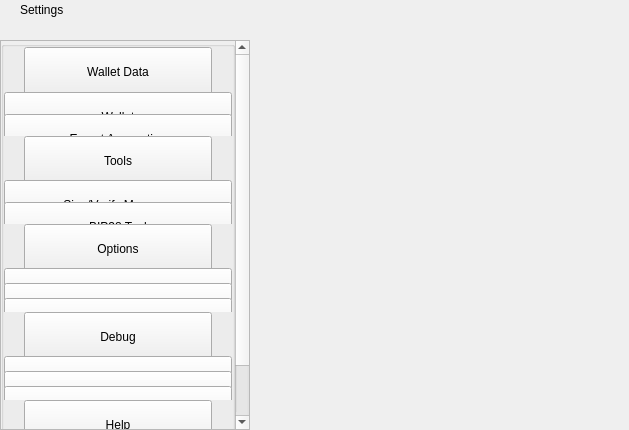
<?xml version="1.0" encoding="UTF-8"?>
<ui version="4.0">
 <class>SettingsWidget</class>
 <widget class="QWidget" name="SettingsWidget">
  <property name="geometry">
   <rect>
    <x>0</x>
    <y>0</y>
    <width>629</width>
    <height>430</height>
   </rect>
  </property>
  <property name="windowTitle">
   <string notr="true">N/A</string>
  </property>
  <layout class="QHBoxLayout" name="horizontalLayout" stretch="1,2">
   <property name="spacing">
    <number>0</number>
   </property>
   <property name="leftMargin">
    <number>0</number>
   </property>
   <property name="topMargin">
    <number>0</number>
   </property>
   <property name="rightMargin">
    <number>0</number>
   </property>
   <property name="bottomMargin">
    <number>0</number>
   </property>
   <item>
    <widget class="QWidget" name="left" native="true">
     <property name="minimumSize">
      <size>
       <width>250</width>
       <height>0</height>
      </size>
     </property>
     <layout class="QVBoxLayout" name="verticalLayout">
      <property name="leftMargin">
       <number>0</number>
      </property>
      <property name="topMargin">
       <number>0</number>
      </property>
      <property name="rightMargin">
       <number>0</number>
      </property>
      <property name="bottomMargin">
       <number>0</number>
      </property>
      <item>
       <layout class="QVBoxLayout" name="verticalLayout_1">
        <property name="spacing">
         <number>0</number>
        </property>
        <item>
         <widget class="QWidget" name="titleMenuList" native="true">
          <property name="maximumSize">
           <size>
            <width>16777215</width>
            <height>30</height>
           </size>
          </property>
          <layout class="QHBoxLayout" name="horizontalLayout_1">
           <property name="spacing">
            <number>0</number>
           </property>
           <property name="leftMargin">
            <number>20</number>
           </property>
           <property name="topMargin">
            <number>0</number>
           </property>
           <property name="rightMargin">
            <number>20</number>
           </property>
           <property name="bottomMargin">
            <number>0</number>
           </property>
           <item>
            <widget class="QLabel" name="labelTitle">
             <property name="text">
              <string>Settings</string>
             </property>
            </widget>
           </item>
           <item>
            <spacer name="horizontalSpacer">
             <property name="orientation">
              <enum>Qt::Horizontal</enum>
             </property>
             <property name="sizeHint" stdset="0">
              <size>
               <width>40</width>
               <height>20</height>
              </size>
             </property>
            </spacer>
           </item>
          </layout>
         </widget>
        </item>
        <item>
         <spacer name="verticalSpacer_2">
          <property name="orientation">
           <enum>Qt::Vertical</enum>
          </property>
          <property name="sizeType">
           <enum>QSizePolicy::Fixed</enum>
          </property>
          <property name="sizeHint" stdset="0">
           <size>
            <width>20</width>
            <height>20</height>
           </size>
          </property>
         </spacer>
        </item>
        <item>
         <layout class="QVBoxLayout" name="verticalLayout_2">
          <item>
           <widget class="QScrollArea" name="scrollArea">
            <property name="sizePolicy">
             <sizepolicy hsizetype="Expanding" vsizetype="MinimumExpanding">
              <horstretch>0</horstretch>
              <verstretch>0</verstretch>
             </sizepolicy>
            </property>
            <property name="styleSheet">
             <string notr="true"/>
            </property>
            <property name="horizontalScrollBarPolicy">
             <enum>Qt::ScrollBarAlwaysOff</enum>
            </property>
            <property name="sizeAdjustPolicy">
             <enum>QAbstractScrollArea::AdjustIgnored</enum>
            </property>
            <property name="widgetResizable">
             <bool>true</bool>
            </property>
            <property name="alignment">
             <set>Qt::AlignLeading|Qt::AlignLeft|Qt::AlignTop</set>
            </property>
            <widget class="QWidget" name="scrollAreaWidgetContents">
             <property name="geometry">
              <rect>
               <x>0</x>
               <y>-68</y>
               <width>230</width>
               <height>452</height>
              </rect>
             </property>
             <property name="sizePolicy">
              <sizepolicy hsizetype="Preferred" vsizetype="MinimumExpanding">
               <horstretch>0</horstretch>
               <verstretch>0</verstretch>
              </sizepolicy>
             </property>
             <property name="maximumSize">
              <size>
               <width>16777215</width>
               <height>650</height>
              </size>
             </property>
             <property name="autoFillBackground">
              <bool>true</bool>
             </property>
             <layout class="QVBoxLayout" name="verticalLayout_3">
              <property name="spacing">
               <number>0</number>
              </property>
              <property name="sizeConstraint">
               <enum>QLayout::SetDefaultConstraint</enum>
              </property>
              <property name="leftMargin">
               <number>0</number>
              </property>
              <property name="topMargin">
               <number>0</number>
              </property>
              <property name="rightMargin">
               <number>0</number>
              </property>
              <property name="bottomMargin">
               <number>0</number>
              </property>
              <item>
               <layout class="QVBoxLayout" name="verticalLayout_4">
                <property name="spacing">
                 <number>0</number>
                </property>
                <item alignment="Qt::AlignTop">
                 <widget class="QGroupBox" name="groupBox">
                  <property name="sizePolicy">
                   <sizepolicy hsizetype="Preferred" vsizetype="MinimumExpanding">
                    <horstretch>0</horstretch>
                    <verstretch>0</verstretch>
                   </sizepolicy>
                  </property>
                  <property name="maximumSize">
                   <size>
                    <width>16777215</width>
                    <height>450</height>
                   </size>
                  </property>
                  <property name="title">
                   <string/>
                  </property>
                  <layout class="QVBoxLayout" name="verticalLayout_5">
                   <property name="spacing">
                    <number>0</number>
                   </property>
                   <property name="leftMargin">
                    <number>0</number>
                   </property>
                   <property name="topMargin">
                    <number>0</number>
                   </property>
                   <property name="rightMargin">
                    <number>0</number>
                   </property>
                   <property name="bottomMargin">
                    <number>0</number>
                   </property>
                   <item>
                    <widget class="QWidget" name="menuFileContainer" native="true">
                     <property name="maximumSize">
                      <size>
                       <width>16777215</width>
                       <height>160</height>
                      </size>
                     </property>
                     <layout class="QHBoxLayout" name="horizontalLayout_2">
                      <property name="spacing">
                       <number>0</number>
                      </property>
                      <property name="leftMargin">
                       <number>20</number>
                      </property>
                      <property name="topMargin">
                       <number>0</number>
                      </property>
                      <property name="rightMargin">
                       <number>20</number>
                      </property>
                      <property name="bottomMargin">
                       <number>0</number>
                      </property>
                      <item alignment="Qt::AlignTop">
                       <widget class="QPushButton" name="pushButtonFile">
                        <property name="minimumSize">
                         <size>
                          <width>0</width>
                          <height>50</height>
                         </size>
                        </property>
                        <property name="maximumSize">
                         <size>
                          <width>16777215</width>
                          <height>50</height>
                         </size>
                        </property>
                        <property name="focusPolicy">
                         <enum>Qt::NoFocus</enum>
                        </property>
                        <property name="text">
                         <string>Wallet Data</string>
                        </property>
                        <property name="checkable">
                         <bool>true</bool>
                        </property>
                        <property name="autoExclusive">
                         <bool>false</bool>
                        </property>
                       </widget>
                      </item>
                     </layout>
                    </widget>
                   </item>
                   <item>
                    <widget class="QWidget" name="fileButtonsWidget" native="true">
                     <property name="maximumSize">
                      <size>
                       <width>16777215</width>
                       <height>165</height>
                      </size>
                     </property>
                     <layout class="QVBoxLayout" name="verticalLayout_6">
                      <property name="spacing">
                       <number>0</number>
                      </property>
                      <property name="leftMargin">
                       <number>0</number>
                      </property>
                      <property name="topMargin">
                       <number>0</number>
                      </property>
                      <property name="rightMargin">
                       <number>0</number>
                      </property>
                      <property name="bottomMargin">
                       <number>0</number>
                      </property>
                      <item>
                       <widget class="QPushButton" name="pushButtonFile2">
                        <property name="minimumSize">
                         <size>
                          <width>0</width>
                          <height>50</height>
                         </size>
                        </property>
                        <property name="maximumSize">
                         <size>
                          <width>16777215</width>
                          <height>50</height>
                         </size>
                        </property>
                        <property name="focusPolicy">
                         <enum>Qt::NoFocus</enum>
                        </property>
                        <property name="text">
                         <string>Wallet</string>
                        </property>
                        <property name="checkable">
                         <bool>true</bool>
                        </property>
                        <property name="autoExclusive">
                         <bool>false</bool>
                        </property>
                       </widget>
                      </item>
                      <item>
                       <widget class="QPushButton" name="pushButtonExportCsv">
                        <property name="minimumSize">
                         <size>
                          <width>0</width>
                          <height>50</height>
                         </size>
                        </property>
                        <property name="maximumSize">
                         <size>
                          <width>16777215</width>
                          <height>50</height>
                         </size>
                        </property>
                        <property name="focusPolicy">
                         <enum>Qt::NoFocus</enum>
                        </property>
                        <property name="text">
                         <string>Export Accounting</string>
                        </property>
                        <property name="checkable">
                         <bool>true</bool>
                        </property>
                        <property name="autoExclusive">
                         <bool>false</bool>
                        </property>
                       </widget>
                      </item>
                     </layout>
                    </widget>
                   </item>
                   <item>
                    <widget class="QWidget" name="menuToolsContainer" native="true">
                     <property name="maximumSize">
                      <size>
                       <width>16777215</width>
                       <height>160</height>
                      </size>
                     </property>
                     <layout class="QHBoxLayout" name="horizontalLayout_3">
                      <property name="spacing">
                       <number>0</number>
                      </property>
                      <property name="leftMargin">
                       <number>20</number>
                      </property>
                      <property name="topMargin">
                       <number>0</number>
                      </property>
                      <property name="rightMargin">
                       <number>20</number>
                      </property>
                      <property name="bottomMargin">
                       <number>0</number>
                      </property>
                      <item alignment="Qt::AlignTop">
                       <widget class="QPushButton" name="pushButtonConfiguration">
                        <property name="minimumSize">
                         <size>
                          <width>0</width>
                          <height>50</height>
                         </size>
                        </property>
                        <property name="maximumSize">
                         <size>
                          <width>16777215</width>
                          <height>50</height>
                         </size>
                        </property>
                        <property name="focusPolicy">
                         <enum>Qt::NoFocus</enum>
                        </property>
                        <property name="text">
                         <string>Tools</string>
                        </property>
                        <property name="checkable">
                         <bool>true</bool>
                        </property>
                        <property name="autoExclusive">
                         <bool>false</bool>
                        </property>
                       </widget>
                      </item>
                     </layout>
                    </widget>
                   </item>
                   <item>
                    <widget class="QWidget" name="configurationButtonsWidget" native="true">
                     <property name="maximumSize">
                      <size>
                       <width>16777215</width>
                       <height>105</height>
                      </size>
                     </property>
                     <layout class="QVBoxLayout" name="verticalLayout_7">
                      <property name="spacing">
                       <number>0</number>
                      </property>
                      <property name="leftMargin">
                       <number>0</number>
                      </property>
                      <property name="topMargin">
                       <number>0</number>
                      </property>
                      <property name="rightMargin">
                       <number>0</number>
                      </property>
                      <property name="bottomMargin">
                       <number>0</number>
                      </property>
                      <item>
                       <widget class="QPushButton" name="pushButtonConfiguration4">
                        <property name="minimumSize">
                         <size>
                          <width>0</width>
                          <height>50</height>
                         </size>
                        </property>
                        <property name="maximumSize">
                         <size>
                          <width>16777215</width>
                          <height>50</height>
                         </size>
                        </property>
                        <property name="focusPolicy">
                         <enum>Qt::NoFocus</enum>
                        </property>
                        <property name="text">
                         <string>Sign/Verify Message</string>
                        </property>
                        <property name="checkable">
                         <bool>true</bool>
                        </property>
                        <property name="autoExclusive">
                         <bool>false</bool>
                        </property>
                       </widget>
                      </item>
                      <item>
                       <widget class="QPushButton" name="pushButtonConfiguration3">
                        <property name="minimumSize">
                         <size>
                          <width>0</width>
                          <height>50</height>
                         </size>
                        </property>
                        <property name="maximumSize">
                         <size>
                          <width>16777215</width>
                          <height>50</height>
                         </size>
                        </property>
                        <property name="focusPolicy">
                         <enum>Qt::NoFocus</enum>
                        </property>
                        <property name="text">
                         <string>BIP38 Tool</string>
                        </property>
                        <property name="checkable">
                         <bool>true</bool>
                        </property>
                        <property name="autoExclusive">
                         <bool>false</bool>
                        </property>
                       </widget>
                      </item>
                     </layout>
                    </widget>
                   </item>
                   <item>
                    <layout class="QHBoxLayout" name="horizontalLayout_4">
                     <property name="spacing">
                      <number>0</number>
                     </property>
                     <property name="leftMargin">
                      <number>20</number>
                     </property>
                     <property name="rightMargin">
                      <number>20</number>
                     </property>
                     <item alignment="Qt::AlignTop">
                      <widget class="QPushButton" name="pushButtonOptions">
                       <property name="minimumSize">
                        <size>
                         <width>0</width>
                         <height>50</height>
                        </size>
                       </property>
                       <property name="maximumSize">
                        <size>
                         <width>16777215</width>
                         <height>50</height>
                        </size>
                       </property>
                       <property name="focusPolicy">
                        <enum>Qt::NoFocus</enum>
                       </property>
                       <property name="text">
                        <string>Options</string>
                       </property>
                       <property name="checkable">
                        <bool>true</bool>
                       </property>
                       <property name="autoExclusive">
                        <bool>false</bool>
                       </property>
                      </widget>
                     </item>
                    </layout>
                   </item>
                   <item>
                    <widget class="QWidget" name="optionsButtonsWidget" native="true">
                     <property name="maximumSize">
                      <size>
                       <width>16777215</width>
                       <height>160</height>
                      </size>
                     </property>
                     <layout class="QVBoxLayout" name="verticalLayout_8">
                      <property name="spacing">
                       <number>0</number>
                      </property>
                      <property name="leftMargin">
                       <number>0</number>
                      </property>
                      <property name="topMargin">
                       <number>0</number>
                      </property>
                      <property name="rightMargin">
                       <number>0</number>
                      </property>
                      <property name="bottomMargin">
                       <number>0</number>
                      </property>
                      <item>
                       <widget class="QPushButton" name="pushButtonOptions1">
                        <property name="minimumSize">
                         <size>
                          <width>0</width>
                          <height>50</height>
                         </size>
                        </property>
                        <property name="maximumSize">
                         <size>
                          <width>16777215</width>
                          <height>50</height>
                         </size>
                        </property>
                        <property name="focusPolicy">
                         <enum>Qt::NoFocus</enum>
                        </property>
                        <property name="text">
                         <string>Main</string>
                        </property>
                        <property name="checkable">
                         <bool>true</bool>
                        </property>
                        <property name="checked">
                         <bool>false</bool>
                        </property>
                        <property name="autoExclusive">
                         <bool>false</bool>
                        </property>
                       </widget>
                      </item>
                      <item>
                       <widget class="QPushButton" name="pushButtonOptions2">
                        <property name="minimumSize">
                         <size>
                          <width>0</width>
                          <height>50</height>
                         </size>
                        </property>
                        <property name="maximumSize">
                         <size>
                          <width>16777215</width>
                          <height>50</height>
                         </size>
                        </property>
                        <property name="focusPolicy">
                         <enum>Qt::NoFocus</enum>
                        </property>
                        <property name="text">
                         <string>Wallet</string>
                        </property>
                        <property name="checkable">
                         <bool>true</bool>
                        </property>
                        <property name="autoExclusive">
                         <bool>false</bool>
                        </property>
                       </widget>
                      </item>
                      <item>
                       <widget class="QPushButton" name="pushButtonOptions5">
                        <property name="minimumSize">
                         <size>
                          <width>0</width>
                          <height>50</height>
                         </size>
                        </property>
                        <property name="maximumSize">
                         <size>
                          <width>16777215</width>
                          <height>50</height>
                         </size>
                        </property>
                        <property name="focusPolicy">
                         <enum>Qt::NoFocus</enum>
                        </property>
                        <property name="text">
                         <string>Display</string>
                        </property>
                        <property name="checkable">
                         <bool>true</bool>
                        </property>
                        <property name="autoExclusive">
                         <bool>false</bool>
                        </property>
                       </widget>
                      </item>
                     </layout>
                    </widget>
                   </item>
                   <item>
                    <layout class="QHBoxLayout" name="horizontalTools">
                     <property name="spacing">
                      <number>0</number>
                     </property>
                     <property name="leftMargin">
                      <number>20</number>
                     </property>
                     <property name="rightMargin">
                      <number>20</number>
                     </property>
                     <item alignment="Qt::AlignTop">
                      <widget class="QPushButton" name="pushButtonTools">
                       <property name="minimumSize">
                        <size>
                         <width>0</width>
                         <height>50</height>
                        </size>
                       </property>
                       <property name="maximumSize">
                        <size>
                         <width>16777215</width>
                         <height>50</height>
                        </size>
                       </property>
                       <property name="focusPolicy">
                        <enum>Qt::NoFocus</enum>
                       </property>
                       <property name="text">
                        <string>Debug</string>
                       </property>
                       <property name="checkable">
                        <bool>true</bool>
                       </property>
                       <property name="autoExclusive">
                        <bool>false</bool>
                       </property>
                      </widget>
                     </item>
                    </layout>
                   </item>
                   <item>
                    <widget class="QWidget" name="toolsButtonsWidget" native="true">
                     <property name="maximumSize">
                      <size>
                       <width>16777215</width>
                       <height>160</height>
                      </size>
                     </property>
                     <layout class="QVBoxLayout" name="verticalTools_11">
                      <property name="spacing">
                       <number>0</number>
                      </property>
                      <property name="leftMargin">
                       <number>0</number>
                      </property>
                      <property name="topMargin">
                       <number>0</number>
                      </property>
                      <property name="rightMargin">
                       <number>0</number>
                      </property>
                      <property name="bottomMargin">
                       <number>0</number>
                      </property>
                      <item>
                       <widget class="QPushButton" name="pushButtonTools1">
                        <property name="minimumSize">
                         <size>
                          <width>0</width>
                          <height>50</height>
                         </size>
                        </property>
                        <property name="maximumSize">
                         <size>
                          <width>16777215</width>
                          <height>50</height>
                         </size>
                        </property>
                        <property name="focusPolicy">
                         <enum>Qt::NoFocus</enum>
                        </property>
                        <property name="text">
                         <string>Information</string>
                        </property>
                        <property name="checkable">
                         <bool>true</bool>
                        </property>
                        <property name="checked">
                         <bool>false</bool>
                        </property>
                        <property name="autoExclusive">
                         <bool>false</bool>
                        </property>
                       </widget>
                      </item>
                      <item>
                       <widget class="QPushButton" name="pushButtonTools2">
                        <property name="minimumSize">
                         <size>
                          <width>0</width>
                          <height>50</height>
                         </size>
                        </property>
                        <property name="maximumSize">
                         <size>
                          <width>16777215</width>
                          <height>50</height>
                         </size>
                        </property>
                        <property name="focusPolicy">
                         <enum>Qt::NoFocus</enum>
                        </property>
                        <property name="text">
                         <string>Console</string>
                        </property>
                        <property name="checkable">
                         <bool>true</bool>
                        </property>
                        <property name="autoExclusive">
                         <bool>false</bool>
                        </property>
                       </widget>
                      </item>
                      <item>
                       <widget class="QPushButton" name="pushButtonTools5">
                        <property name="minimumSize">
                         <size>
                          <width>0</width>
                          <height>50</height>
                         </size>
                        </property>
                        <property name="maximumSize">
                         <size>
                          <width>16777215</width>
                          <height>50</height>
                         </size>
                        </property>
                        <property name="focusPolicy">
                         <enum>Qt::NoFocus</enum>
                        </property>
                        <property name="text">
                         <string>Wallet Repair</string>
                        </property>
                        <property name="checkable">
                         <bool>true</bool>
                        </property>
                        <property name="autoExclusive">
                         <bool>false</bool>
                        </property>
                       </widget>
                      </item>
                     </layout>
                    </widget>
                   </item>
                   <item>
                    <layout class="QHBoxLayout" name="horizontalHelp">
                     <property name="spacing">
                      <number>0</number>
                     </property>
                     <property name="leftMargin">
                      <number>20</number>
                     </property>
                     <property name="rightMargin">
                      <number>20</number>
                     </property>
                     <item alignment="Qt::AlignTop">
                      <widget class="QPushButton" name="pushButtonHelp">
                       <property name="minimumSize">
                        <size>
                         <width>0</width>
                         <height>50</height>
                        </size>
                       </property>
                       <property name="maximumSize">
                        <size>
                         <width>16777215</width>
                         <height>50</height>
                        </size>
                       </property>
                       <property name="focusPolicy">
                        <enum>Qt::NoFocus</enum>
                       </property>
                       <property name="text">
                        <string>Help</string>
                       </property>
                       <property name="checkable">
                        <bool>true</bool>
                       </property>
                       <property name="autoExclusive">
                        <bool>false</bool>
                       </property>
                      </widget>
                     </item>
                    </layout>
                   </item>
                   <item>
                    <widget class="QWidget" name="helpButtonsWidget" native="true">
                     <property name="maximumSize">
                      <size>
                       <width>16777215</width>
                       <height>100</height>
                      </size>
                     </property>
                     <layout class="QVBoxLayout" name="verticalHelp">
                      <property name="spacing">
                       <number>0</number>
                      </property>
                      <property name="leftMargin">
                       <number>0</number>
                      </property>
                      <property name="topMargin">
                       <number>0</number>
                      </property>
                      <property name="rightMargin">
                       <number>0</number>
                      </property>
                      <property name="bottomMargin">
                       <number>0</number>
                      </property>
                      <item>
                       <widget class="QPushButton" name="pushButtonHelp1">
                        <property name="minimumSize">
                         <size>
                          <width>0</width>
                          <height>50</height>
                         </size>
                        </property>
                        <property name="maximumSize">
                         <size>
                          <width>16777215</width>
                          <height>50</height>
                         </size>
                        </property>
                        <property name="focusPolicy">
                         <enum>Qt::NoFocus</enum>
                        </property>
                        <property name="text">
                         <string>FAQ</string>
                        </property>
                        <property name="checkable">
                         <bool>false</bool>
                        </property>
                        <property name="checked">
                         <bool>false</bool>
                        </property>
                        <property name="autoExclusive">
                         <bool>false</bool>
                        </property>
                       </widget>
                      </item>
                      <item>
                       <widget class="QPushButton" name="pushButtonHelp2">
                        <property name="minimumSize">
                         <size>
                          <width>0</width>
                          <height>50</height>
                         </size>
                        </property>
                        <property name="maximumSize">
                         <size>
                          <width>16777215</width>
                          <height>50</height>
                         </size>
                        </property>
                        <property name="focusPolicy">
                         <enum>Qt::NoFocus</enum>
                        </property>
                        <property name="text">
                         <string>About MATX</string>
                        </property>
                        <property name="checkable">
                         <bool>false</bool>
                        </property>
                        <property name="autoExclusive">
                         <bool>false</bool>
                        </property>
                       </widget>
                      </item>
                     </layout>
                    </widget>
                   </item>
                  </layout>
                 </widget>
                </item>
               </layout>
              </item>
             </layout>
            </widget>
           </widget>
          </item>
         </layout>
        </item>
       </layout>
      </item>
     </layout>
    </widget>
   </item>
   <item>
    <widget class="QWidget" name="right" native="true">
     <layout class="QVBoxLayout" name="verticalLayout_9">
      <property name="leftMargin">
       <number>0</number>
      </property>
      <property name="topMargin">
       <number>0</number>
      </property>
      <property name="rightMargin">
       <number>0</number>
      </property>
      <property name="bottomMargin">
       <number>0</number>
      </property>
      <item>
       <layout class="QVBoxLayout" name="verticalLayout_10">
        <property name="spacing">
         <number>6</number>
        </property>
        <item>
         <layout class="QVBoxLayout" name="verticalLayout_11">
          <item>
           <widget class="QStackedWidget" name="stackedWidgetContainer"/>
          </item>
         </layout>
        </item>
       </layout>
      </item>
     </layout>
    </widget>
   </item>
  </layout>
 </widget>
 <resources/>
 <connections/>
</ui>
